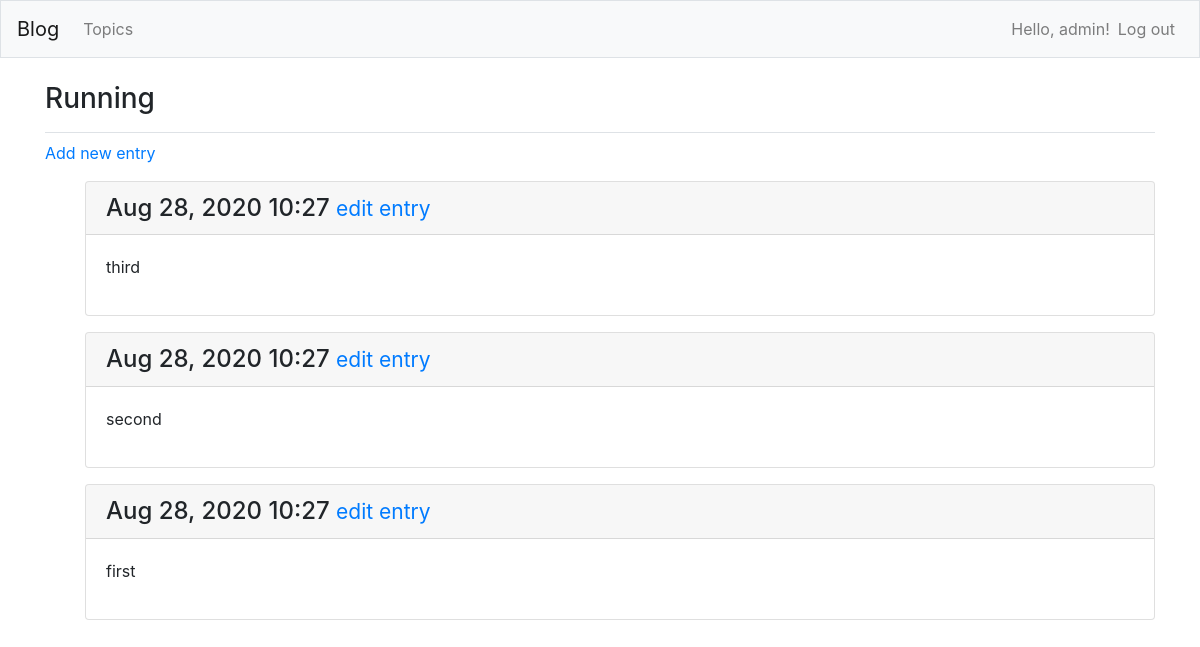
The app's page /blog/topic/2 (signed in), older data.
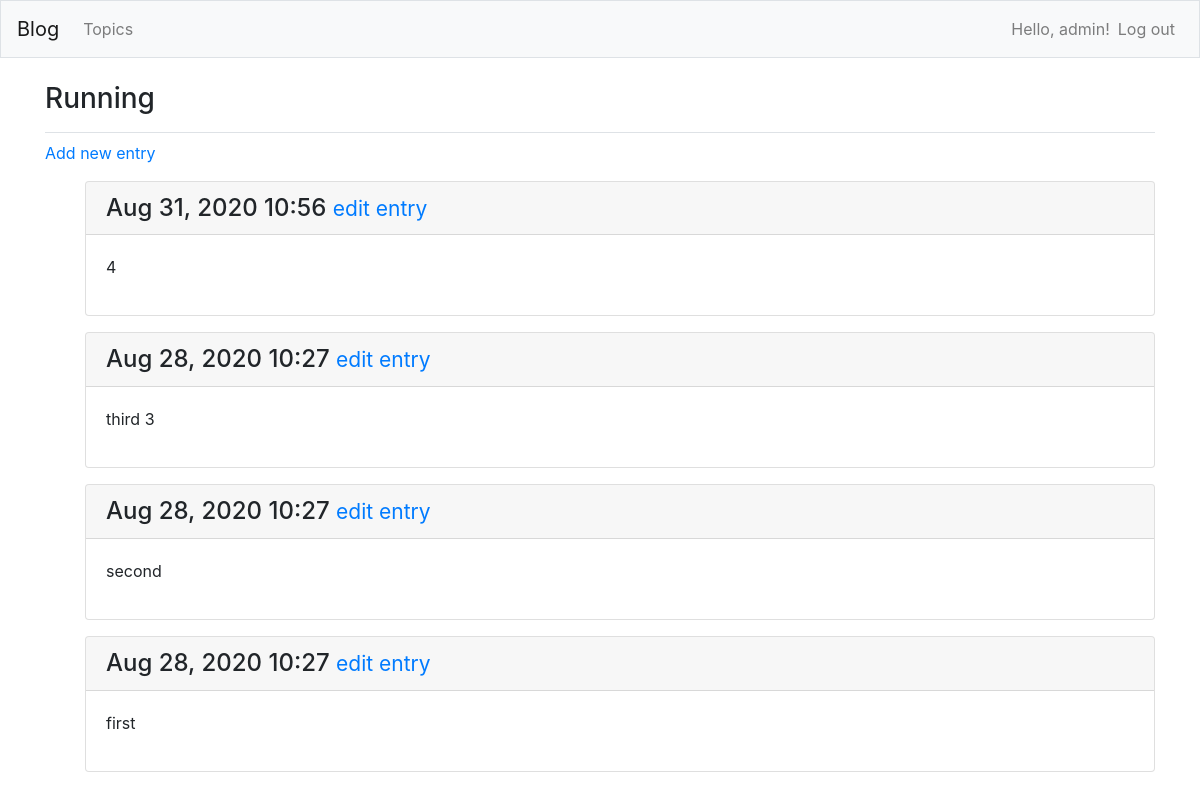
The same page, newer data.
### blog/models.py (models this page shows, shortened)
class Topic(models.Model):
    text = models.CharField(max_length=200)
    date_added = models.DateTimeField(auto_now_add=True)
    tag = models.ManyToManyField(Tag, blank=True)
    owner = models.ForeignKey(User, on_delete=models.CASCADE)
    def __str__(self):
        return self.text

class Entry(models.Model):
    topic = models.ForeignKey(Topic, on_delete=models.CASCADE)
    text = models.TextField()
    date_added = models.DateTimeField(auto_now_add=True)
    class Meta:
        verbose_name_plural = 'entries'

### blog/views.py (the view)
# urls.py: path('topic/<int:topic_id>', views.topic, name='topic'),
@login_required
def topic(request, topic_id):
    topic = get_object_or_404(Topic, id=topic_id)
    check_topic_owner(topic.owner, request.user)
    entries = topic.entry_set.order_by('-date_added')
    tags = topic.tag.all()
    return render(request, 'blog/topic.html', {
        'topic': topic,
        'entries': entries,
        'tags': tags
    })

### blog/views.py (called while the page is built)
def check_topic_owner(owner, user):
    if owner != user:
        raise Http404

### blog/templates/blog/topic.html
{% extends 'blog/layout.html' %}
{% block page_header %}
    <h3>{{ topic }}</h3>
{% endblock page_header %}
{% block body %}
    <p>
        <a href="{% url 'blog:new_entry' topic.id %}">Add new entry</a>
    </p>
    <ul>
    {% for entry in entries %}
        <div class="card mb-3">
            <h4 class="card-header">
                {{ entry.date_added|date:'M d, Y H:i' }}
                <small><a href="{% url 'blog:edit_entry' entry.id %}">edit entry</a></small>
            </h4>
            <div class="card-body">
                {{ entry.text|linebreaks }}
            </div>
        </div>
    {% empty %}
        <p>There are no entries for this topic yet.</p>
    {% endfor %}
{% endblock %}

### blog/templates/blog/layout.html (shortened to what this page needs)
{% load bootstrap4 %}
<!DOCTYPE html>
<html lang="en">
    <head>
        {% bootstrap_css %}
    </head>
    <body>
        <nav class="navbar navbar-expand-md navbar-light bg-light mb-4 border">
            <a class="navbar-brand" href="{% url 'blog:index'%}">Blog</a>
            <div class="collapse navbar-collapse" id="navbarCollapse">
                <ul class="navbar-nav mr-auto">
                    <li class="nav-item">
                        <a class="nav-link" href="{% url 'blog:topics'%}">Topics</a></li>
                </ul>
                <ul class="navbar-nav ml-auto">
                    {% if user.is_authenticated %}
                        <li class="nav-item">
                            <span class="navbar-text">Hello, {{ user.username }}!</span>
                        </li>
                        <li class="nav-item">
                            <a class="nav-link" href="{% url 'users:logout' %}">Log out</a>
                        </li>
                    {% endif %}
                </ul>
            </div>
        </nav>
        <main role="main" class="container">
            <div class="pb-2 mb-2 border-bottom">
                {% block page_header %}{% endblock page_header %}
            </div>
            <div>
                {% block body %}
                {% endblock %}
            </div>
        </main>
    </body>
</html>

Row changes from the older to the newer data that the page shows:
added Entry: date_added "Aug 31, 2020 10:56", text "4"
changed Entry: text "third" → "third 3"
